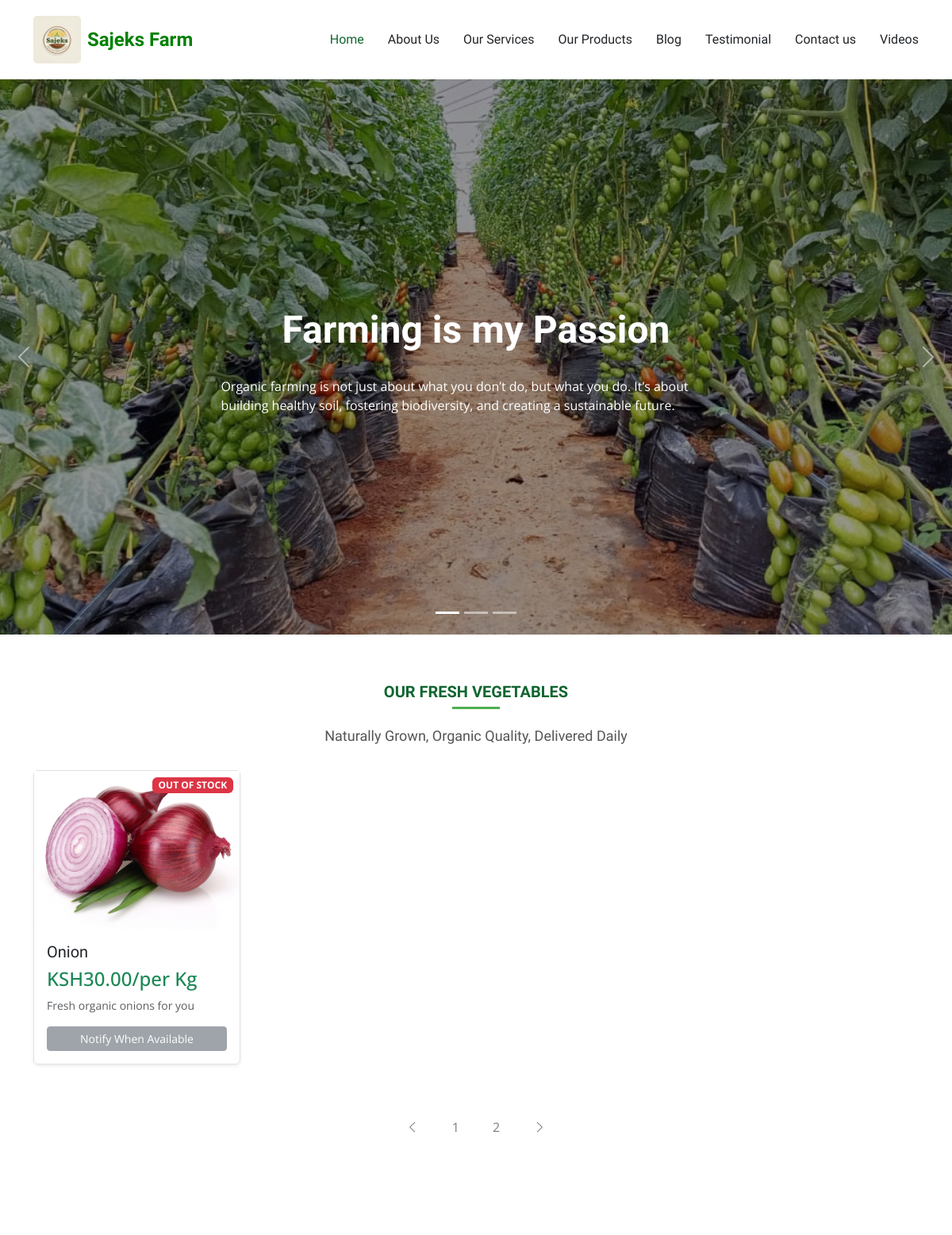
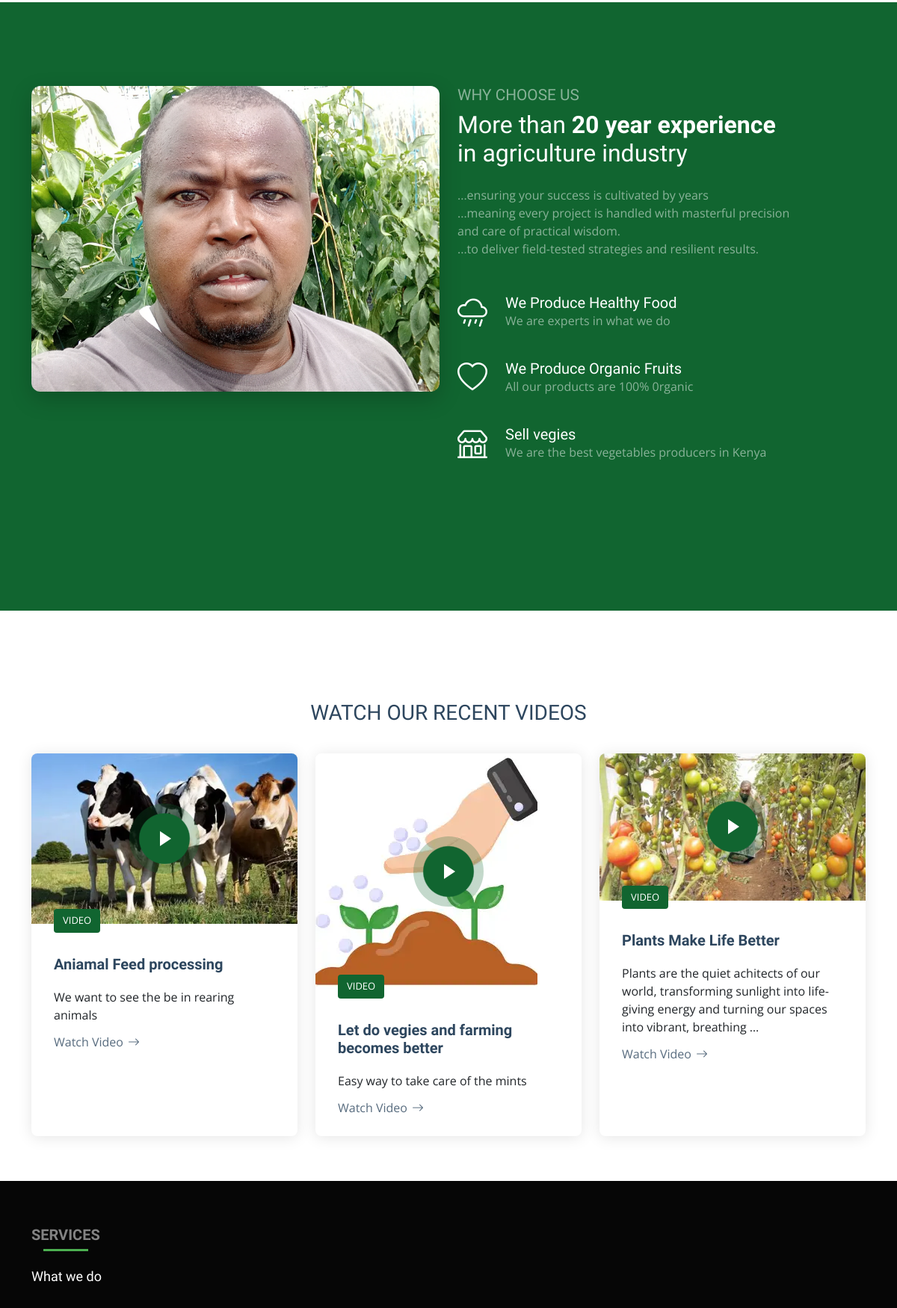
Screenshot of /?page=2 (upper part) with the database file from the repository (2 pictures, top to bottom).
### sajeksApp/models.py (models this page shows, shortened)
class Logo(models.Model):
    image = models.ImageField(upload_to = 'logo_img', help_text="this is the image to use on logo")

class Carousel(models.Model):
    title= models.CharField(max_length=100, null= True, help_text="Heading of the carousel.")
    discription = models.CharField(max_length=500, null=True, help_text="content of the carousel")
    pic = models.ImageField(upload_to = 'carousel_img', null=True)

class ProduceItem(models.Model):
    title = models.CharField(max_length=150, verbose_name="Product Name", help_text="e.g., Organic Cherry Tomatoes")
    slug = models.SlugField(unique=True, max_length=150, blank=True, help_text="Automatically generated from the title.")
    description = models.TextField(verbose_name="Full Description",help_text="Detailed information about the produce, growing method, and benefits.")
    price = models.DecimalField(max_digits=8, decimal_places=2, verbose_name="Price (Kenya Shilling)",help_text="The price per unit (e.g., per Kg or per bunch).")
    unit_of_sale = models.CharField(max_length=50, default='per Kg',help_text="e.g., 'per Kg', 'per Bunch', 'per Box'")
    is_available = models.BooleanField(default=True, verbose_name="In Stock")
    image = models.ImageField(upload_to='produce_images/', null=True, blank=True,verbose_name="Product Image")
    created_on = models.DateTimeField(auto_now_add=True)
    updated_on = models.DateTimeField(auto_now=True)
    class Meta:
        verbose_name = "Produce Item"
        verbose_name_plural = "Produce Items"
        ordering = ['-is_available', 'title'] # Prioritize available items

class Whychooseuspix(models.Model):
    pic = models.ImageField(upload_to = 'chooseus_img', null=True)
    title =models.CharField(max_length=100, null= True, help_text="The title of the Why choose us pic.")
    body=  models.CharField(max_length=500, null=True, help_text="discription")

class Whychooseus(models.Model):
    title =models.CharField(max_length=100, null= True, help_text="The title of the Why choose us.")
    icon=  models.CharField(max_length=500, null=True, help_text="the icon to be display in safe pipe")
    body=  models.CharField(max_length=500, null=True, help_text="discription")

class Homevideo(models.Model):
    pic = models.ImageField(upload_to='chooseus_img', null=True)
    title = models.CharField(max_length=100, null=True, help_text="The title of the why choose us pic.")
    body = CKEditor5Field(max_length = 500000, null =True, blank = True, help_text = 'Enter the video content. this field is optional')
    youtube_url = models.CharField(max_length=255, blank=True, null=True)
    video_id = models.CharField(max_length=50, blank=True, null=True)
    created_on = models.DateTimeField(auto_now_add=True, null=True)
    updated_on = models.DateTimeField(auto_now=True, null = True)
    class Meta:
        ordering = ['-updated_on',]
        verbose_name = 'Home Video'
        verbose_name_plural = 'Home Videos'

### sajeksApp/views.py (the view)
# urls.py: path('', views.home, name ='home'),
def home(request):
    contact = adminContact.objects.first()
    carousel = Carousel.objects.all()[0:3]
    services2 = Services.objects.all()
    service = Services.objects.all()[0:8]
    chooseus = Whychooseus.objects.all()[0:3]
    choosepix = Whychooseuspix.objects.first()
    recent_videos = Homevideo.objects.all()[:3]
    produce_items = ProduceItem.objects.all()
    products = paginate_queryset(request, produce_items, items_per_page=8)
    logos = Logo.objects.first()
    user = request.user
    blog = Blog.objects.all()[0:3]
    msg_countig = Contact.objects.filter(status =True)
    message_count = msg_countig.count()
    subscribtion_form = SubscribtionForm()
    context ={
        'admincontact':contact,
        'carousels':carousel,
        'services2':services2,
        'services':service,
        'chooses': chooseus,
        'choosepix':choosepix,
        'homevideos':recent_videos,
        'blogs':blog,
        'sub_form': subscribtion_form,
        'produce_items': products,
        'message_count':message_count,
        'user':user,
        'logo':logos
    }
    return render(request, 'sajeksApp/index.html', context)

### sajeksApp/templates/sajeksApp/index.html (shortened to what this page needs)
{% extends 'sajeksApp/base/base.html' %}
{% load static %}
{% block content %}
  <section id="hero" class="hero section dark-background">
    <div id="hero-carousel" class="carousel slide carousel-fade" data-bs-ride="carousel" data-bs-interval="5000">
        {% for carousel in carousels %}
            <div class="carousel-item {% if forloop.first %}active{% endif %}">
                <img src="{{ carousel.pic.url }}" alt="carousel pix">
                <div class="carousel-container">
                    <h2>{{ carousel.title }}</h2>
                    <p>{{ carousel.discription }}</p>
                </div>
            </div>{% endfor %}
        <a class="carousel-control-prev" href="#hero-carousel" role="button" data-bs-slide="prev">
            <span class="carousel-control-prev-icon bi bi-chevron-left" aria-hidden="true"></span>
        </a>
        <a class="carousel-control-next" href="#hero-carousel" role="button" data-bs-slide="next">
            <span class="carousel-control-next-icon bi bi-chevron-right" aria-hidden="true"></span>
        </a>
        <ol class="carousel-indicators"></ol>
    </div>
  </section>
  {% include 'sajeksApp/base/product_base.html' %}
  {% include 'sajeksApp/base/pagination_base.html' %}
  {% include 'sajeksApp/base/about_experience_base.html' %}
  {% include 'sajeksApp/base/video_base.html' %}
  <section id="services-2" class="services-2 section dark-background">
    <div class="container section-title " data-aos="fade-up" style="margin-bottom:2px;">
      <h2>Services</h2>
      <p>What we do</p>
    </div>
  </section>
{% endblock %}

### sajeksApp/templates/sajeksApp/base/base.html (shortened to what this page needs)
{% load static %}
<!DOCTYPE html>
<html lang="en">
<head>
  <link href="{% static 'sajeksApp/assets/vendor/bootstrap/css/bootstrap.min.css' %}" rel="stylesheet">
  <link href="{% static 'sajeksApp/assets/vendor/bootstrap-icons/bootstrap-icons.css' %}" rel="stylesheet">
  <link href="{% static 'sajeksApp/assets/vendor/aos/aos.css' %}" rel="stylesheet">
  <link href="{% static 'sajeksApp/assets/vendor/swiper/swiper-bundle.min.css' %}" rel="stylesheet">
  <link href="{% static 'sajeksApp/assets/vendor/glightbox/css/glightbox.min.css' %}" rel="stylesheet">
  <link href="{% static 'sajeksApp/assets/css/main.css' %}" rel="stylesheet">
  <link href="{% static 'sajeksApp/testimonial/about.css' %}" rel="stylesheet">
</head>
<body class="index-page">
  <header id="header" class="header d-flex align-items-center position-relative">
    <div class="container-fluid container-xl position-relative d-flex align-items-center justify-content-between">
      <a href="{% url 'home' %}" class="logo d-flex align-items-center me-auto">
          <img src="{{ logo.image.url }}"
              alt="SajeksFarm logo"
              class="img-fluid me-2"
              style="height: 60px; max-height: 60px; border-radius: 5px; transition: transform 0.3s ease-in-out;"
              onmouseover="this.style.transform='scale(3.2)'"
              onmouseout="this.style.transform='scale(1.0)'"
          >
          <h1 class="sitename mb-0 fw-bold" style="color: #008000; font-size: 24px;">
              Sajeks Farm
          </h1>
      </a>
      <nav id="navmenu" class="navmenu">
        <ul>
          <li><a href="{% url 'home' %}" class="active">Home</a></li>
          <li><a href="{% url 'about' %}">About Us</a></li>
          <li><a href="{% url 'service' %}">Our Services</a></li>
          <li><a href="{% url 'produce_list_view' %}">Our Products</a></li>
          <li><a href="{% url 'blog' %}">Blog</a></li>
          <li><a href="{% url 'testimonial' %}">Testimonial</a></li>
          <li><a href="{% url 'contact' %}">Contact us</a></li>
          <li><a href="{% url 'videos' %}">Videos</a></li>
        </ul>
      </nav>
    </div>
  </header>
  {% block content %}
  {% endblock %}
  {% include 'sajeksApp/base/rate_us_button.html' %}
    {% include 'sajeksFooter/footer.html' %}
  </body>
  </html>

### sajeksApp/templates/sajeksApp/base/product_base.html (shortened to what this page needs)
{% load mathfilters %}
<section id="produce-catalog" class="services section">
    <div class="container section-title" data-aos="fade-up">
        <h2>OUR FRESH VEGETABLES</h2>
        <p>Naturally Grown, Organic Quality, Delivered Daily</p>
    </div>
    <div class="content">
        <div class="container">
            <div class="row g-4">
                {% for product in produce_items %}
                <div class="col-lg-3 col-md-6" data-aos="fade-up" data-aos-delay="{{ forloop.counter0|mul:100 }}">
                    <div class="product-item product-card h-100 shadow-sm border rounded">
                        <div class="product-image-container position-relative overflow-hidden" style="height: 200px;">
                            {% if product.is_available %}
                                <span class="badge bg-success position-absolute top-0 end-0 m-2 z-index-1" style="z-index: 10;">IN STOCK</span>
                            {% else %}
                                <span class="badge bg-danger position-absolute top-0 end-0 m-2 z-index-1" style="z-index: 10;">OUT OF STOCK</span>
                            {% endif %}
                            <a href="{{ product.image.url }}"
                               class="glightbox"
                               data-gallery="produceGallery"
                               data-caption="{{ product.title }} | {{ product.description|truncatewords:10 }}">
                                <img src="{{ product.image.url }}"
                                     alt="{{ product.title }}"
                                     class="img-fluid w-100 h-100"
                                     style="object-fit: cover; cursor: pointer; transition: transform 0.3s ease;">
                            </a>
                        </div>
                        <div class="product-item-content p-3 d-flex flex-column">
                            <h3 class="product-heading h5 mb-2">{{ product.title }}</h3>
                            <div class="d-flex justify-content-between align-items-center mb-2">
                                {% if product.price %}
                                    <p class="h4 text-success m-0">KSH{{ product.price }}/{{product.unit_of_sale}}</p>
                                {% endif %}
                            </div>
                            <p class="text-muted small mb-3 flex-grow-1">
                                {{ product.description|truncatewords:10 }}
                            </p>
                            {% if product.is_available %}
                                <a href="{% url 'contact' %}" class="btn btn-primary btn-sm w-100 mt-auto">Contact us</a>
                            {% else %}
                                <button class="btn btn-secondary btn-sm w-100 mt-auto" disabled>Notify When Available</button>
                            {% endif %}
                        </div>
                    </div>
                </div>
                {% endfor %}
            </div>
        </div>
    </div>
</section>

### sajeksApp/templates/sajeksApp/base/about_experience_base.html
<section id="about" class="about section">
    <div class="content">
        <div class="container">
            <div class="row">
                <div class="col-lg-6 mb-4 mb-lg-0">
                    <div style="
                        /* 1. Container for Aspect Ratio & Aesthetics */
                        position: relative;
                        padding-top: 75%; /* Forces 4:3 Aspect Ratio (75% height relative to width) */
                        overflow: hidden;
                        border-radius: 12px; /* Soft rounded corners */
                        box-shadow: 0 10px 30px rgba(0, 0, 0, 0.2); /* Deep shadow for visual pop */
                        /* Note: Hover effects/transitions cannot be done with inline CSS */
                        "
                        data-aos="zoom-out">
                        <img src="{{choosepix.pic.url}}" alt="Image " class="img-fluid"
                             style="
                                /* 2. Image Fit (CRITICAL FIX) */
                                position: absolute;
                                top: 0;
                                left: 0;
                                width: 100%;
                                height: 100%;
                                object-fit: cover; /* Forces image to cover the entire container */
                                object-position: center; /* Centers the visible part of the image */
                                max-width: 100%;
                                max-height: 100%;
                                ">
                    </div>
                </div>
                <div class="col-lg-5 ml-auto" data-aos="fade-up" data-aos-delay="100">
                    <h3 class="content-subtitle text-white opacity-50">Why Choose Us</h3>
                    <h2 class="content-title mb-4">
                        {{choosepix.title|safe}}
                    </h2>
                    <p class="opacity-50">
                        {{choosepix.body|safe}}
                    </p>
                    <div class="row my-5">
                        {% for choose in chooses %}
                        <div class="col-lg-12 d-flex align-items-start mb-4">
                            {{ choose.icon | safe}}
                            <div>
                                <h4 class="m-0 h5 text-white">{{ choose.title| safe }}</h4>
                                <p class="text-white opacity-50">{{ choose.body | safe }}</p>
                            </div>
                        </div>
                        {% endfor %}
                    </div>
                </div>
            </div>
        </div>
    </div>
</section>

### sajeksApp/templates/sajeksApp/base/video_base.html (shortened to what this page needs)
    <section id="blog-posts-2" class="blog-posts-2 section">
        <div class="container section-title" data-aos="fade-up">
            <h3>WATCH OUR RECENT VIDEOS</h3>
        </div>
        <div class="container">
            <div class="row gy-4">
                {% for homevideo in homevideos %}
                <div class="col-lg-4">
                    <article class="position-relative h-100">
                        <div class="post-img position-relative overflow-hidden">
                            <img src="{{ homevideo.pic.url }}" class="img-fluid" alt="Video Thumbnail">
                            <a href="{% url 'video_details' homevideo.id %}" class="pulsating-play-btn" style="position: absolute; top: 50%; left: 50%; transform: translate(-50%, -50%); z-index: 10;">
                                <span class="play"><i class="bi bi-play-fill"></i></span>
                            </a>
                        </div>
                        <div class="meta d-flex align-items-end">
                            <span class="post-date">VIDEO</span>
                            </div>
                        <div class="post-content d-flex flex-column">
                            <h3 class="post-title">{{ homevideo.title }}</h3>
                            <p>{{ homevideo.body|safe|truncatewords:20 }}</p>
                            <a href="{% url 'video_details' homevideo.id %}" class="readmore stretched-link">
                                <span>Watch Video</span><i class="bi bi-arrow-right"></i>
                            </a>
                        </div>
                    </article>
                </div>
                {% endfor %}
            </div>
        </div>
    </section>

### rows the page displays
Logo: image (picture)
Carousel: pic (picture), title "Farming is my Passion", discription "Organic farming is not just about what you don’t do, but what you do. It’s about building healthy soil, fostering biodiversity, and creating a sustainable future."
ProduceItem: is_available "OUT OF STOCK", image (picture), title "Onion", price "30.00", unit_of_sale "per Kg", description "Fresh organic onions for you"
Whychooseuspix: pic (picture), title "More than 20 year experience in agriculture industry", body "...ensuring your success is cultivated by years ...meaning every project is handled with masterful precision and care of practical wisdom. ...to deliver field-tested strategies and resilient results."
Whychooseus: title "We Produce Healthy Food", body "We are experts in what we do"
Whychooseus: title "We Produce Organic Fruits", body "All our products are 100% 0rganic"
Whychooseus: title "Sell vegies", body "We are the best vegetables producers in Kenya"
Homevideo: pic (picture), title "Aniamal Feed processing", body "We want to see the be in rearing animals"
Homevideo: pic (picture), title "Let do vegies and farming becomes better", body "Easy way to take care of the mints"
Homevideo: pic (picture), title "Plants Make Life Better", body "Plants are the quiet achitects of our world, transforming sunlight into life-giving energy and turning our spaces into vibrant, breathing …"

### other values shown
{{ i }} "1"
{{ i }} "2"
